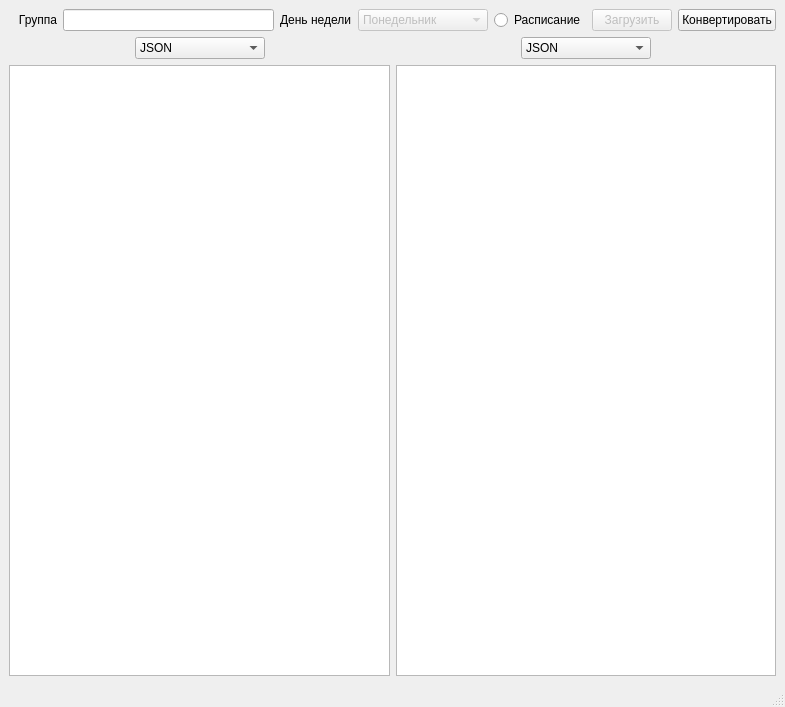
<?xml version="1.0" encoding="UTF-8"?>
<ui version="4.0">
 <class>MainWindow</class>
 <widget class="QMainWindow" name="MainWindow">
  <property name="geometry">
   <rect>
    <x>0</x>
    <y>0</y>
    <width>785</width>
    <height>707</height>
   </rect>
  </property>
  <property name="windowTitle">
   <string>MainWindow</string>
  </property>
  <widget class="QWidget" name="centralwidget">
   <layout class="QVBoxLayout" name="verticalLayout">
    <item>
     <layout class="QHBoxLayout" name="horizontalLayout_5"/>
    </item>
    <item>
     <layout class="QHBoxLayout" name="horizontalLayout_6">
      <item>
       <widget class="QLabel" name="label">
        <property name="text">
         <string>   Группа</string>
        </property>
       </widget>
      </item>
      <item>
       <widget class="QLineEdit" name="Group">
        <property name="enabled">
         <bool>true</bool>
        </property>
        <property name="minimumSize">
         <size>
          <width>100</width>
          <height>0</height>
         </size>
        </property>
        <property name="readOnly">
         <bool>true</bool>
        </property>
       </widget>
      </item>
      <item>
       <widget class="QLabel" name="label_2">
        <property name="text">
         <string>День недели</string>
        </property>
       </widget>
      </item>
      <item>
       <widget class="QComboBox" name="Day">
        <property name="enabled">
         <bool>false</bool>
        </property>
        <property name="minimumSize">
         <size>
          <width>130</width>
          <height>0</height>
         </size>
        </property>
        <item>
         <property name="text">
          <string>Понедельник</string>
         </property>
        </item>
        <item>
         <property name="text">
          <string>Вторник</string>
         </property>
        </item>
        <item>
         <property name="text">
          <string>Среда</string>
         </property>
        </item>
        <item>
         <property name="text">
          <string>Четверг</string>
         </property>
        </item>
        <item>
         <property name="text">
          <string>Пятница</string>
         </property>
        </item>
        <item>
         <property name="text">
          <string>Суббота</string>
         </property>
        </item>
       </widget>
      </item>
      <item>
       <widget class="QRadioButton" name="downloadSchedule">
        <property name="text">
         <string>Расписание</string>
        </property>
       </widget>
      </item>
      <item>
       <widget class="QPushButton" name="download">
        <property name="enabled">
         <bool>false</bool>
        </property>
        <property name="text">
         <string>Загрузить</string>
        </property>
       </widget>
      </item>
      <item>
       <widget class="QPushButton" name="Convert">
        <property name="text">
         <string>Конвертировать</string>
        </property>
       </widget>
      </item>
     </layout>
    </item>
    <item>
     <layout class="QHBoxLayout" name="horizontalLayout">
      <item>
       <layout class="QVBoxLayout" name="verticalLayout_3">
        <item>
         <layout class="QHBoxLayout" name="horizontalLayout_4">
          <item>
           <spacer name="horizontalSpacer_5">
            <property name="orientation">
             <enum>Qt::Horizontal</enum>
            </property>
            <property name="sizeHint" stdset="0">
             <size>
              <width>40</width>
              <height>20</height>
             </size>
            </property>
           </spacer>
          </item>
          <item>
           <widget class="QComboBox" name="From">
            <property name="minimumSize">
             <size>
              <width>130</width>
              <height>0</height>
             </size>
            </property>
            <item>
             <property name="text">
              <string>JSON</string>
             </property>
            </item>
            <item>
             <property name="text">
              <string>XML</string>
             </property>
            </item>
           </widget>
          </item>
          <item>
           <spacer name="horizontalSpacer_6">
            <property name="orientation">
             <enum>Qt::Horizontal</enum>
            </property>
            <property name="sizeHint" stdset="0">
             <size>
              <width>40</width>
              <height>20</height>
             </size>
            </property>
           </spacer>
          </item>
         </layout>
        </item>
        <item>
         <widget class="QTextEdit" name="textFrom"/>
        </item>
       </layout>
      </item>
      <item>
       <layout class="QVBoxLayout" name="verticalLayout_2">
        <item>
         <layout class="QHBoxLayout" name="horizontalLayout_3">
          <item>
           <spacer name="horizontalSpacer_3">
            <property name="orientation">
             <enum>Qt::Horizontal</enum>
            </property>
            <property name="sizeHint" stdset="0">
             <size>
              <width>40</width>
              <height>20</height>
             </size>
            </property>
           </spacer>
          </item>
          <item>
           <widget class="QComboBox" name="To">
            <property name="minimumSize">
             <size>
              <width>130</width>
              <height>0</height>
             </size>
            </property>
            <item>
             <property name="text">
              <string>JSON</string>
             </property>
            </item>
            <item>
             <property name="text">
              <string>XML</string>
             </property>
            </item>
           </widget>
          </item>
          <item>
           <spacer name="horizontalSpacer_4">
            <property name="orientation">
             <enum>Qt::Horizontal</enum>
            </property>
            <property name="sizeHint" stdset="0">
             <size>
              <width>40</width>
              <height>20</height>
             </size>
            </property>
           </spacer>
          </item>
         </layout>
        </item>
        <item>
         <widget class="QTextEdit" name="textTo">
          <property name="readOnly">
           <bool>true</bool>
          </property>
         </widget>
        </item>
       </layout>
      </item>
     </layout>
    </item>
   </layout>
  </widget>
  <widget class="QMenuBar" name="menubar">
   <property name="geometry">
    <rect>
     <x>0</x>
     <y>0</y>
     <width>785</width>
     <height>24</height>
    </rect>
   </property>
  </widget>
  <widget class="QStatusBar" name="statusbar"/>
 </widget>
 <resources/>
 <connections/>
</ui>
